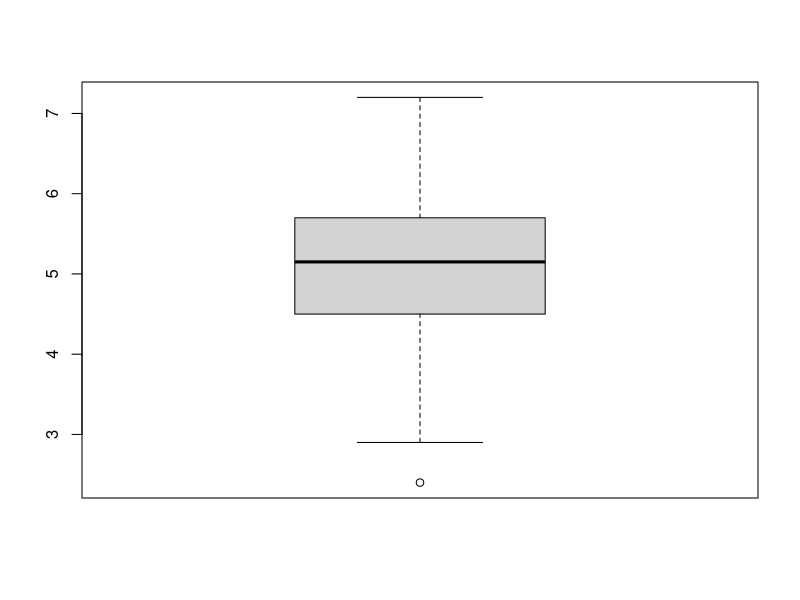
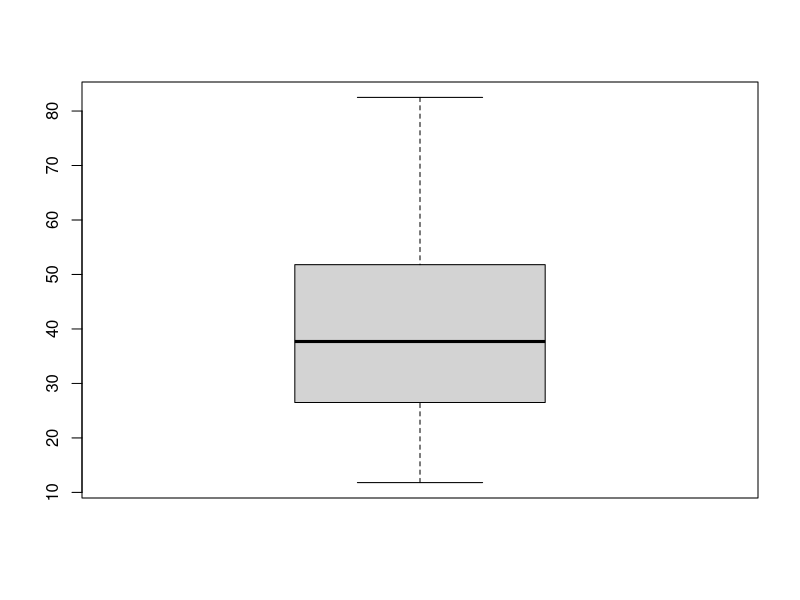
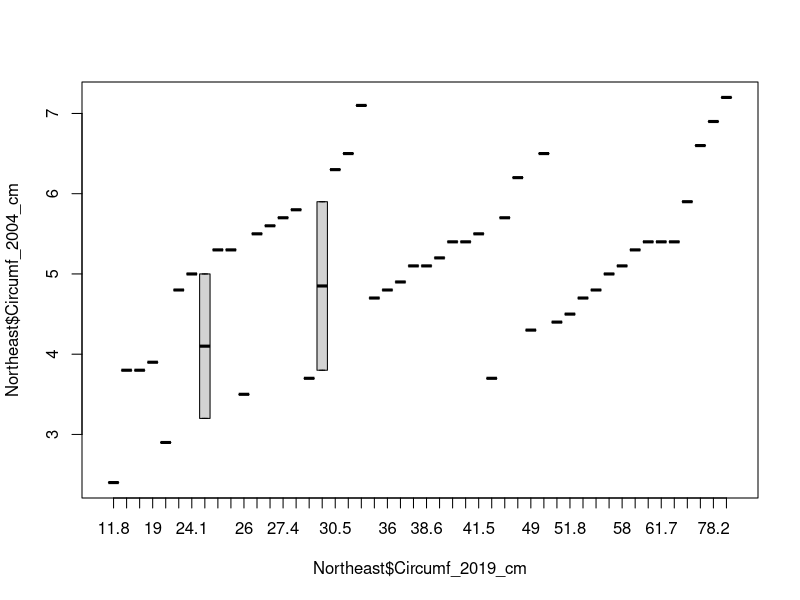
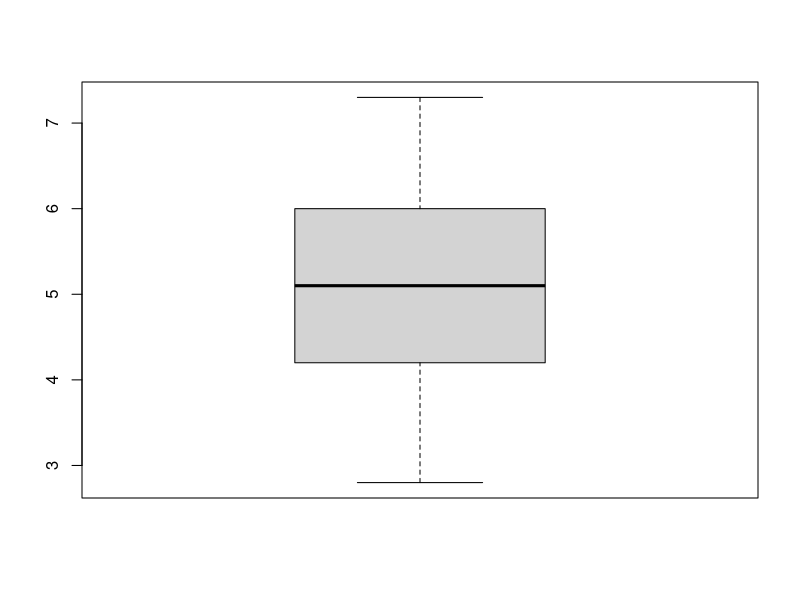
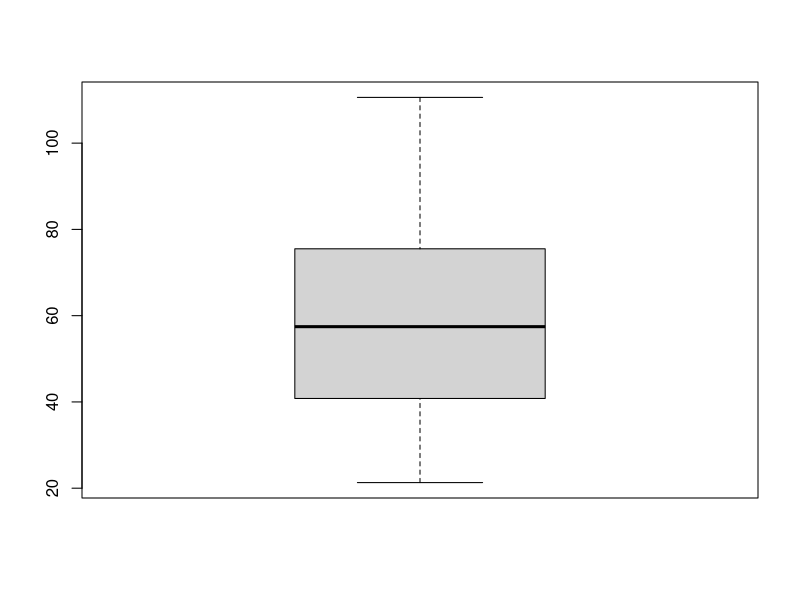
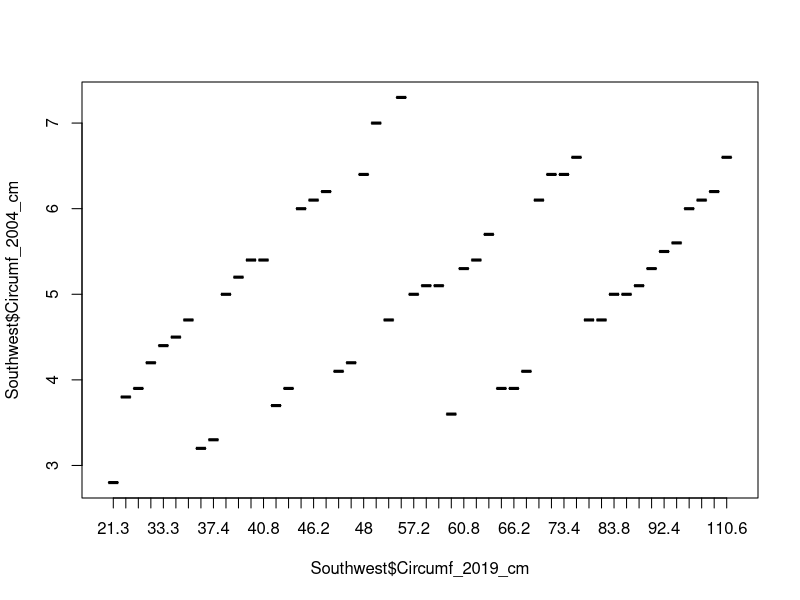

These charts were generated, in order, by the following R code: (Note: this script raises an error after producing the figures.)
#Q6 Import this csv file into an R object. What are the column names?

#run args() to find the arguments needed to read a csv file.
#In order to make an object, the data set needed to be saved under a name in environment. So for that, the name of the object will be given as "T"
#In oder to save the file as an object, run the command. R<-read.csv(file="tree_circumference,csv",header=true,sep=",")
#Then run the command to depict the table in console by typing R 
#In order to know the names of the columns in the cvs file, run the command colnames(R)
#This step will provide you with column names as characters. Characters are vectors.
args(read.csv)

R<-read.csv(file = "growth_data.csv",header = TRUE,sep = ",")
R

colnames(R)


#Q7 Calculate the mean and standard deviation of tree circumference at the start and end of the study at both sites.

#Use the function mean() and sd() to calculate the mean and sd in the Numerics. It shuould be noted that the column needed to be specified from the Table(R)
  #Make a subset for two sites(northeast and southwest). Name the subset as "Northeast" and "Southwest"
  #define the arguments you want to include in the subsets.
  #As for an example;In Northeast <-(R[R$Site=="northeast",]) - the name of the subset is Northeast. R is the table which include the data of cvs file. 
  #Define the column in the table using the symbol($).== syntax defines R$Site eqivalent to northeast.
  #"" syntax is used in northeast as northeast is a character. 
  #In, Northeast <-(R[R$Site=="northeast",]) the comma after "northeast" suggest that the function is run in all columns.

#Northeast
Northeast <-(R[R$Site=="northeast",])
Northeast
mean(Northeast$Circumf_2004_cm)
sd(Northeast$Circumf_2004_cm)
mean(Northeast$Circumf_2019_cm)
sd(Northeast$Circumf_2019_cm)


#Southwest
Southwest <-(R[R$Site=="southwest",])
Southwest
mean(Southwest$Circumf_2004_cm)
sd(Southwest$Circumf_2004_cm)
mean(Southwest$Circumf_2019_cm)
sd(Southwest$Circumf_2019_cm)




#Q8 Make a box plot of tree circumference at the start and end of the study at both sites.
 #use the function boxplot() to obtain the box plot for specific column.
 #since it is for both the sites, it is better to run the function by selecting Northeast and Southwest objects instead R.
 # The boxplot diagrams for both start and the end of the stduy  
boxplot(Northeast$Circumf_2004_cm)
boxplot(Northeast$Circumf_2019_cm)
boxplot(Northeast$Circumf_2004_cm ~ Northeast$Circumf_2019_cm, horizontal = F)

boxplot(Southwest$Circumf_2004_cm)
boxplot(Southwest$Circumf_2019_cm)
boxplot(Southwest$Circumf_2004_cm ~ Southwest$Circumf_2019_cm)

#Q9 Calculate the mean growth over the past 10 years at each site.
 #run args() funtion to find the arguments needed for the rowMeans. 
 #The reason for the use of rowMeans is that this fucntion will produce the mean in considering the every row where as columns are being sellected.
 #column 4 and column 6 are specified as they hold data for a 10 years time period.

args(rowMeans)
rowMeans(Northeast[,c(4:6)])
rowMeans(Southwest[,c(4:6)])


#Q10 Use the t.test and wilcox.test functions to estimate the p-value that the 10 year growth is different at
##the two sites.

growth_Northeast<-c(Northeast[,c(4:6)])
growth_Northeast
is.character(growth_Northeast)
class(growth_Northeast)
as.factor(growth_Northeast)




p <-as.data.frame(growth_Northeast)
growth_Southwest <-c(Southwest[,c(4:6)])
q <-as.data.frame(growth_Southwest)
?t.test
args(t.test)



R$growthin10 <- rowMeans(R[,c(4:6)])
R
t.test(growthin10~R$Site,alternative="greater")

